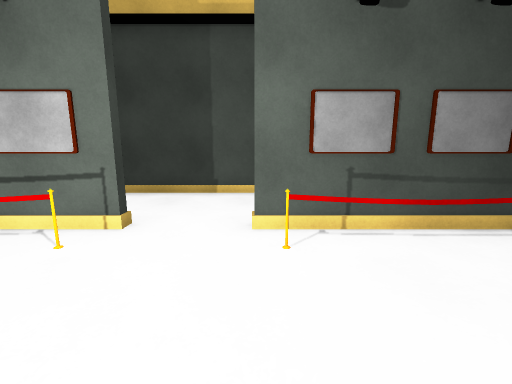
view 1 (above)

13 first-person views from a walk through a 3-D level made in the Unity game engine. The camera is 1.4 m above the floor, tilts 10° down and sees 90° across. The floor is counted in squares, 1 m on a side. Each view is taken from the middle of a square. On the plan, view 1 faces up. The plan holds only what a view shows up to about 13 squares ahead; the rest is blank. The player character is not drawn.

view 2
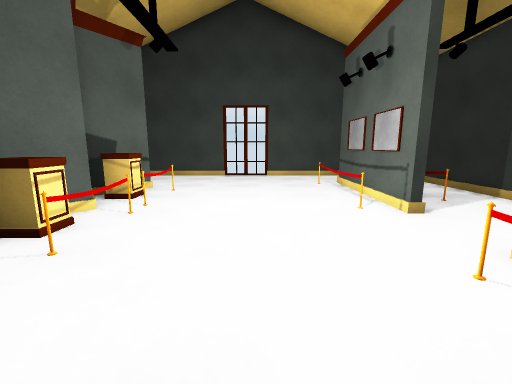

view 3
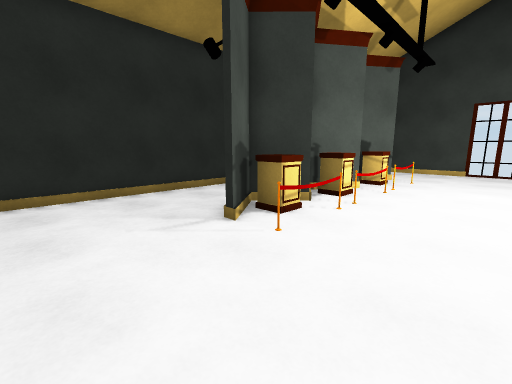

view 4
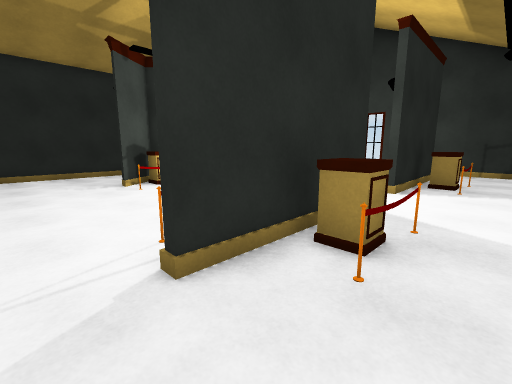

view 5
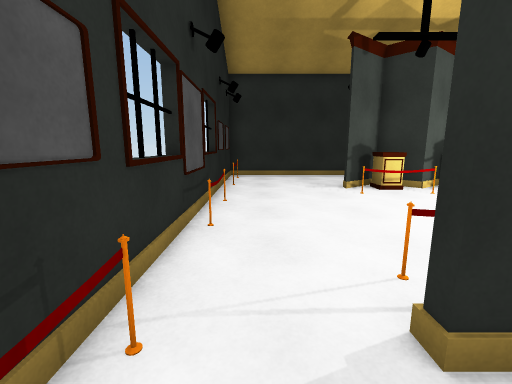

view 6
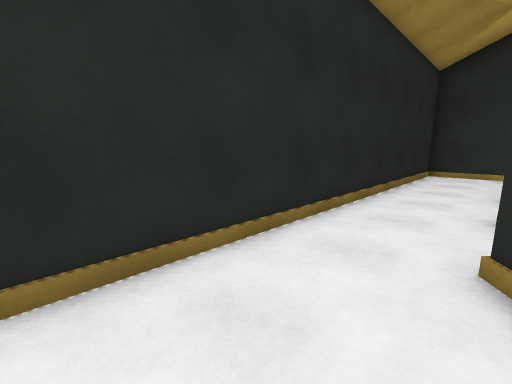

view 7
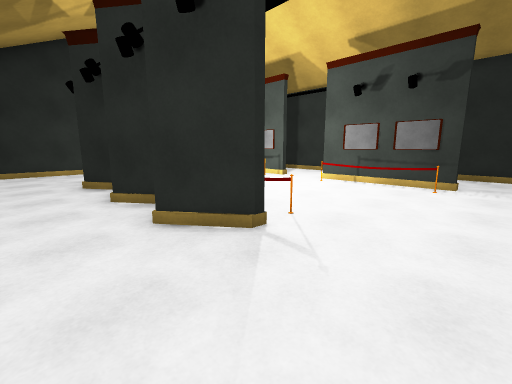

view 8
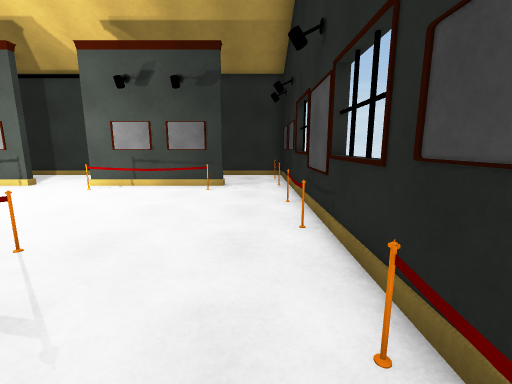

view 9
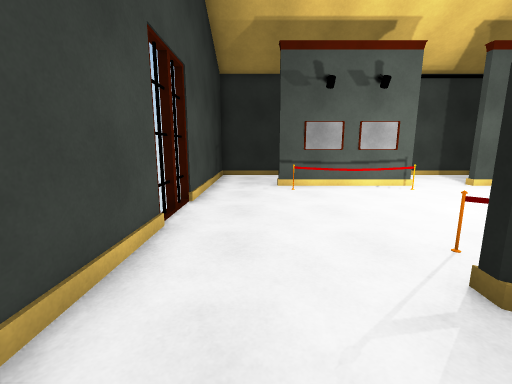

view 10
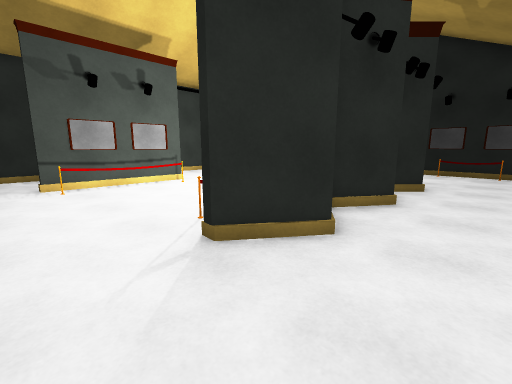

view 11
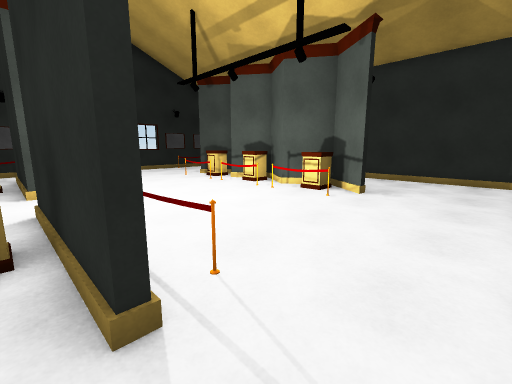

view 12
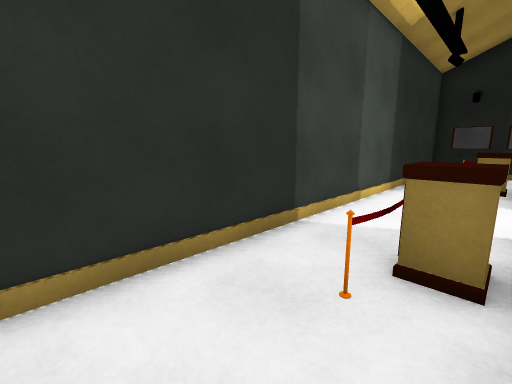

view 13
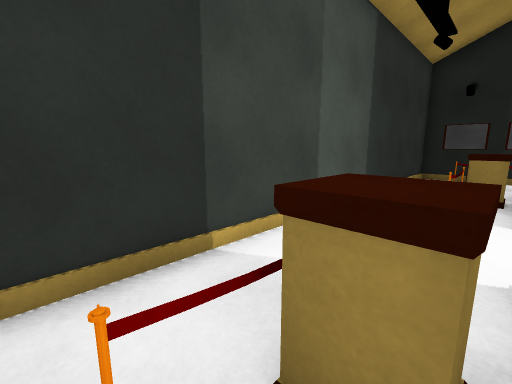

### Floor plan
Ten units are one square. View 1 is at (0, 0); x grows to the right and y downward. Boxes are objects, and circles mark ways between rooms. Rooms are numbered by the first view taken in them; rooms with no view inside come last. Other rooms are left out.
<svg viewBox="-102 -84 180 158">
<path fill="none" stroke="#000" d="M-16 24 -8 24M-2 33 -12 40 -26 31M11 24 19 24M-34 34 -43 40 -59 29M-46 31 -46 24 -39 24M30 29 14 40 8 34M-59 26 -42 38M-22 -43 -72 -43M24 -45 49 -45M28 -58 28 -50M49 -43 -1 -43M-97 -11 -97 69 73 69 73 -79 35 -79M-97 -34 -97 -12M-24 17 -1 17M5 17 27 17M-54 17 -31 17M-28 -34 -68 -34M44 -34 4 -34M68 5 68 -14M68 56 68 35M68 -44 68 -66M-72 -43 -72 -45 -55 -45M-51 -51 -51 -58M-55 -79 -97 -79 -97 -34M-68 -34 -48 -34M-1 -45 24 -45M21 -50 21 -58 28 -58M-51 -58 -44 -58 -44 -51M-55 -45 -23 -45M35 -79 -55 -79M12 -60 34 -60M-36 -60 -59 -60"/>
<circle cx="-85" cy="-40" r="3" fill="#2a7"/>
<circle cx="-15" cy="-40" r="3" fill="#2a7"/>
<circle cx="30" cy="-70" r="3" fill="#2a7"/>
<circle cx="-60" cy="-70" r="3" fill="#2a7"/>
<text x="-10" y="10">1</text>
<text x="-80" y="-60">2</text>
<text x="-10" y="-60">3</text>
</svg>
Room 1 opens to room 2. Room 1 opens to room 3. Room 2 opens to room 3.

Where each view was taken, in squares from view 1:
view 1: 0 up, 0 right, facing up
view 2: 1 up, 3 right, facing left
view 3: 1 up, 6 right, facing down-left
view 4: 7 up, 6 right, facing down-left
view 5: 6 up, 6 right, facing down
view 6: 4 down, 5 right, facing down-left
view 7: 6 down, 6 right, facing up-left
view 8: 5 down, 6 right, facing up
view 9: 5 down, 8 left, facing up
view 10: 6 down, 8 left, facing up-right
view 11: 5 up, 9 left, facing down-right
view 12: 5 up, 8 left, facing up-right
view 13: 5 up, 6 left, facing up-right
